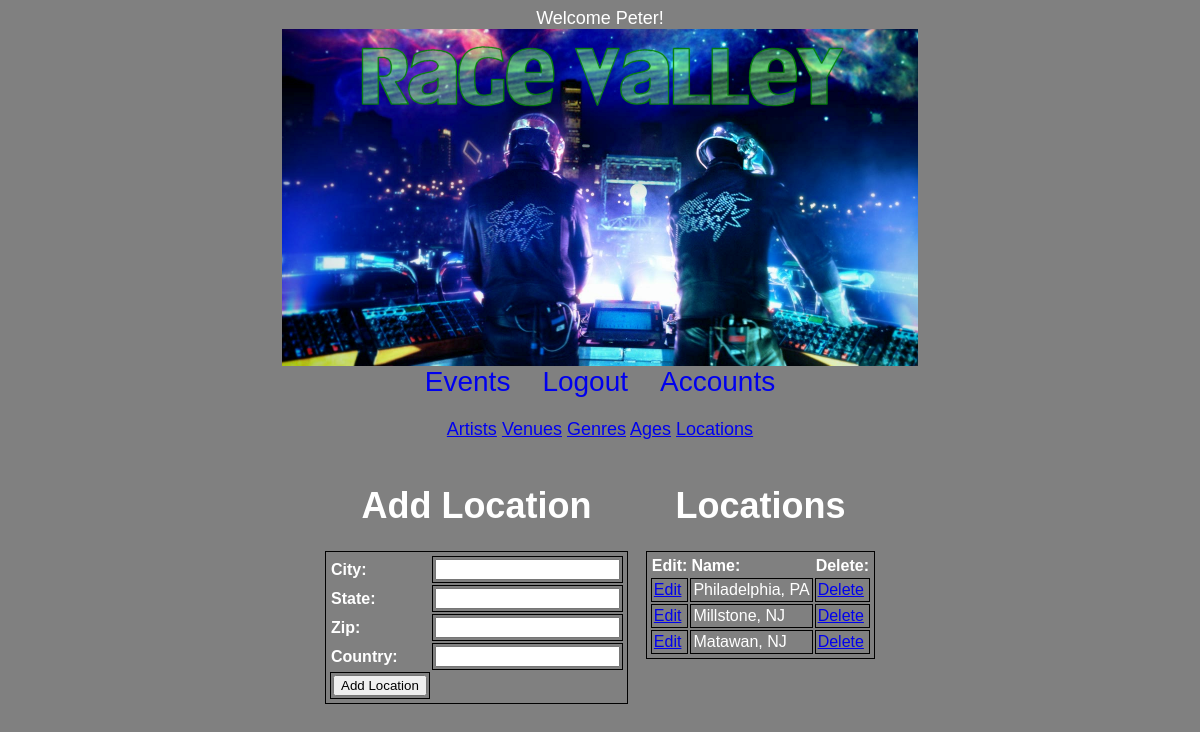
/admin/index.php?action=locations (signed in), run on an earlier commit of the app's database.
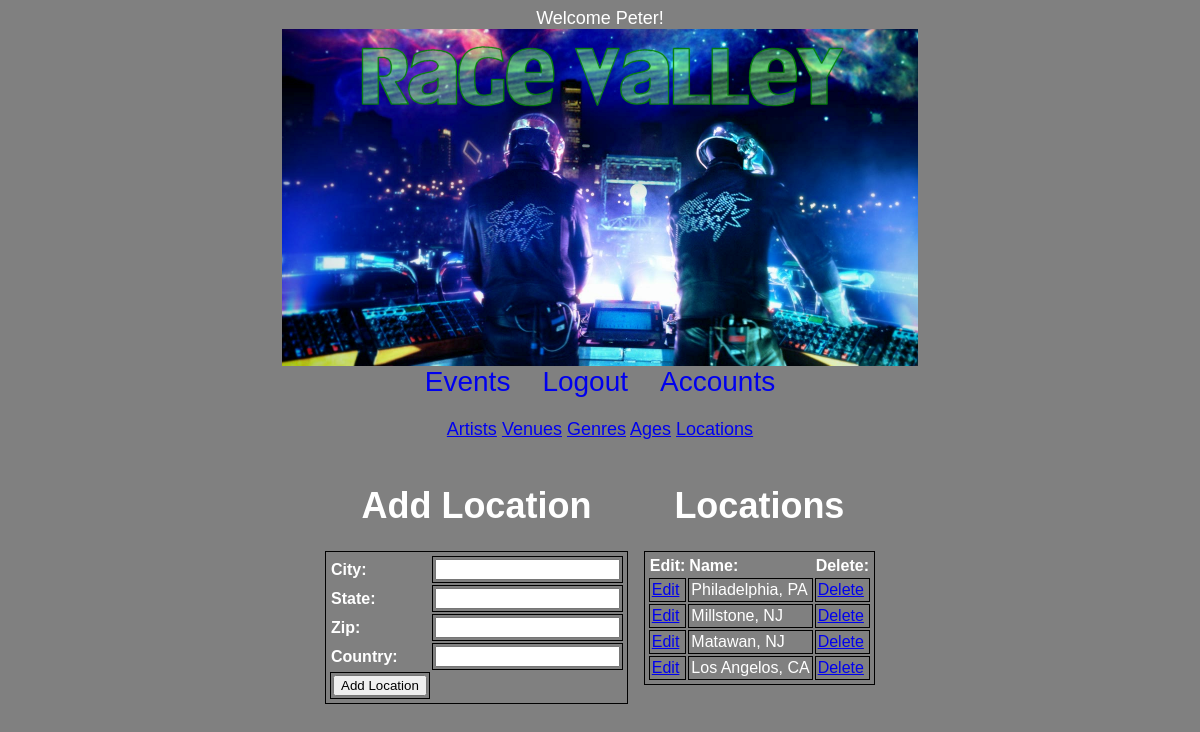
And on a later commit of the database.
### tables this page shows
CREATE TABLE IF NOT EXISTS `locations` (
  `locationID` int(11) NOT NULL AUTO_INCREMENT,
  `city` varchar(100) NOT NULL,
  `state` varchar(2) NOT NULL,
  `zip` varchar(30) NOT NULL,
  `country` varchar(20) NOT NULL,
  PRIMARY KEY (`locationID`),
  UNIQUE KEY `locationID` (`locationID`)
);

### admin/model/location.php (called while the page is built, shortened)
<?php
class Location {
	   public function __construct($locationID,$city,$state,$zip,$country) {
        $this->locationID = $locationID;
        $this->city = $city;
        $this->state = $state;
    }
	   public static function getLocations() {
        $db = Database::getDB();
        $query = "SELECT * FROM locations
				  ORDER BY city DESC";
        $result = $db->query($query);
		$locations = array();
		foreach ($result as $row){
			$location = new Location($row['locationID'],
								 $row['city'],
								 $row['state'],
								 $row['zip'],
								 $row['country']);
			$locations[] = $location;
		}
		return $locations;
}
	public function getID(){
		return $this->locationID;
	}
	public function getCity(){
		return $this->city;
	}
	public function getState(){
		return $this->state;
	}
}
?>

### admin/view/location/dsp_locations.php (the view, shortened to what this page needs)
<div id="locationForm">
	<h1>Add Location</h1>
	<form name="addLocation" method="post" action=".">
		<table>
			<tr>
				<th>City:</th>
				<td><input type="text" name="city"></td>
			</tr>
			<tr>
				<th>State:</th>
				<td><input type="text" name="state"></td>
			</tr>
			<tr>
				<th>Zip:</th>
				<td><input type="text" name="zip"></td>
			</tr>
			<tr>
				<th>Country:</th>
				<td><input type="text" name="country"></td>
			</tr>
			<tr>
				<td align="center"><input type="submit" name="submitLocation" value="Add Location"></td>
			</tr>
		</table>
	</form>
</div>
<div id="locationList">
<h1>Locations</h1>
<table>
	<tr>
		<th>Edit:</th>
		<th>Name:</th>
		<th>Delete:</th>
	</tr>
	<?php
	foreach ($locations as $row){
			echo "<tr>";
			echo "<td><a href='index.php?action=editLocation&lid=" . $row->getID() . "'>Edit</a></td>";
			echo "<td>" . $row->getCity() . ", " . $row->getState() . "</td>";
			echo "<td><a href='index.php?action=deleteRow&table=locations&id=" . $row->getID() . "'>Delete</a></td>";
			echo "</tr>";
		}
	?>
</table>
</div>

What changed in the data, as far as the page shows it:
added locations: city "Los Angelos", state "CA"
